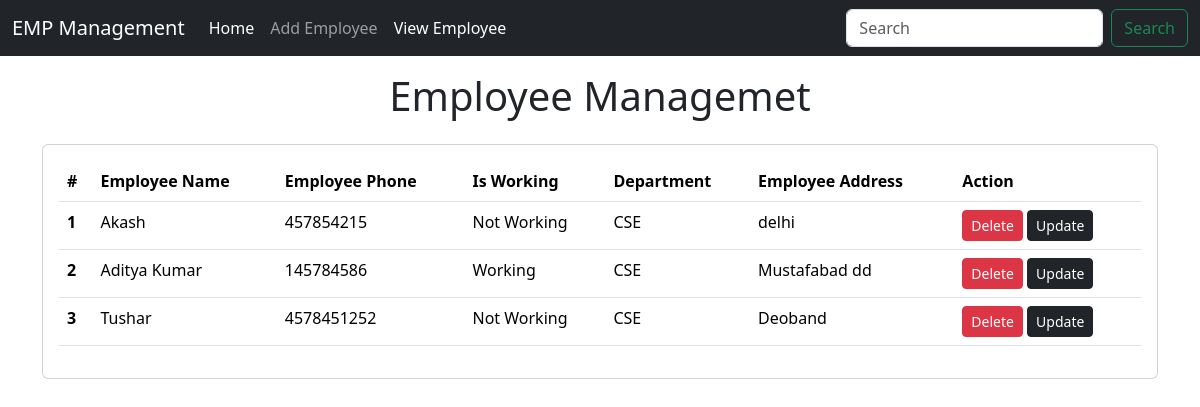
The page / on the database its author committed.
### emp_app/models.py (models this page shows)
class Employee(models.Model):
    employee_name = models.CharField(max_length=60)
    employee_phone = models.CharField(max_length=10)
    employee_address = models.CharField(max_length=100)
    is_working = models.BooleanField(default=True)
    department= models.CharField(max_length=10, default="")

### emp_app/views.py (the view)
# urls.py: path("", index),
def index(request):
    employess = Employee.objects.all()
    return render(request, "home.html", {"employees": employess})

### templates/home.html (shortened to what this page needs)
<!doctype html>
<html lang="en">
  <head>
    <link href="https://cdn.jsdelivr.net/npm/bootstrap@5.3.1/dist/css/bootstrap.min.css" rel="stylesheet">
  </head>
  <body>
    {% include 'navbar.html' %}
    <h1 class="text-center py-3">Employee Managemet</h1>
    <div class="container">
      <div class="row">
          <div class="col-md-12">
            <div class="card">
              <div class="card-body">
                <table class="table">
                  <thead>
                    <tr>
                      <th scope="col">#</th>
                      <th scope="col">Employee Name</th>
                      <th scope="col">Employee Phone</th>
                      <th scope="col">Is Working</th>
                      <th scope="col">Department</th>
                      <th scope="col">Employee Address</th>
                      <th scope="col">Action</th>
                    </tr>
                  </thead>
                  <tbody>
                    {% for employee in employees  %}
                    <tr>
                      <th scope="row">{{forloop.counter}}</th>
                      <td>{{employee.employee_name}}</td>
                      <td>{{employee.employee_phone}}</td>
                      <td>
                        {% if employee.is_working == 1 %}
                          Working
                        {% else %}
                          Not Working
                        {% endif %}
                      </td>
                      <td>{{employee.department}}</td>
                      <td>{{employee.employee_address}}</td>
                      <td>
                          <a href="delete-emp/{{employee.id}}" class="btn btn-danger btn-sm">Delete</a>
                          <a href="update-emp/{{employee.id}}" class="btn btn-dark btn-sm">Update</a>
                      </td>
                    </tr>
                    {% endfor %}
                  </tbody>
                </table>
              </div>
            </div>
          </div>
      </div>
    </div>
  </body>
</html>

### templates/navbar.html (shortened to what this page needs)
<nav class="navbar navbar-expand-lg bg-body-dark bg-dark navbar-dark">
    <div class="container-fluid">
      <a class="navbar-brand" href="/">EMP Management</a>
      <div class="collapse navbar-collapse" id="navbarSupportedContent">
        <ul class="navbar-nav me-auto mb-2 mb-lg-0">
          <li class="nav-item">
            <a class="nav-link active" aria-current="page" href="/">Home</a>
          </li>
          <li class="nav-item">
            <a class="nav-link" aria-current="page" href="/add-emp">Add Employee</a>
          </li>
          <li class="nav-item">
            <a class="nav-link active" aria-current="page" href="#">View Employee</a>
          </li>
        </ul>
        <form class="d-flex" role="search">
          <input class="form-control me-2" type="search" placeholder="Search" aria-label="Search">
          <button class="btn btn-outline-success" type="submit">Search</button>
        </form>
      </div>
    </div>
  </nav>

### rows shown on the page
Employee: employee_name "Akash", employee_phone "457854215", is_working "Not Working", department "CSE", employee_address "delhi"
Employee: employee_name "Aditya Kumar", employee_phone "145784586", is_working "Working", department "CSE", employee_address "Mustafabad dd"
Employee: employee_name "Tushar", employee_phone "4578451252", is_working "Not Working", department "CSE", employee_address "Deoband"
